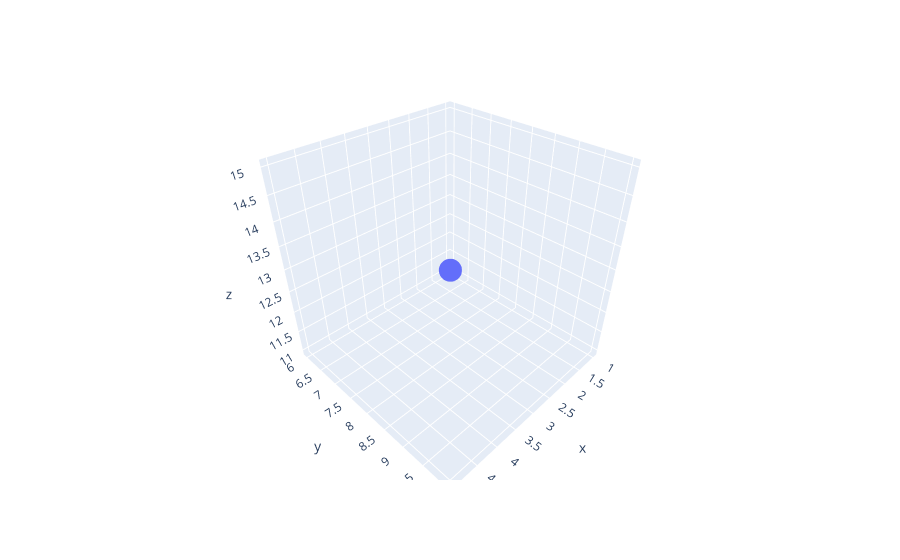

This figure's notebook cell:
### Code cell
#Create a 3D scatter plot using Plotly.
import plotly.express as px
import numpy as np

x=np.array([1,2,3,4,5])
y=np.array([6,7,8,9,10])
z=np.array([11,12,13,14,15])

fig=px.scatter_3d(x=x,y=y,z=z)
fig.show()

### Figure 1 — Plotly figure (JSON) as saved in the notebook; plotly's stock layout.template omitted (floating-point values rounded to 4 significant figures)
{"data": [{"hovertemplate": "x=%{x}<br>y=%{y}<br>z=%{z}<extra></extra>", "legendgroup": "", "marker": {"color": "#636efa", "symbol": "circle"}, "mode": "markers", "name": "", "scene": "scene", "showlegend": false, "type": "scatter3d", "x": [1, 2, 3, 4, 5], "y": [6, 7, 8, 9, 10], "z": [11, 12, 13, 14, 15]}], "layout": {"legend": {"tracegroupgap": 0}, "margin": {"t": 60}, "scene": {"domain": {"x": [0, 1], "y": [0, 1]}, "xaxis": {"title": {"text": "x"}}, "yaxis": {"title": {"text": "y"}}, "zaxis": {"title": {"text": "z"}}}}}
